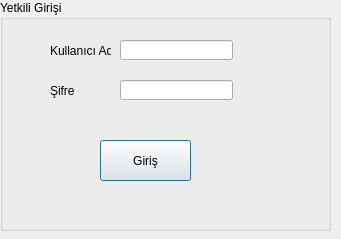
<?xml version="1.0" encoding="UTF-8"?>
<ui version="4.0">
 <class>KGiris</class>
 <widget class="QDialog" name="KGiris">
  <property name="geometry">
   <rect>
    <x>0</x>
    <y>0</y>
    <width>341</width>
    <height>239</height>
   </rect>
  </property>
  <property name="windowTitle">
   <string>OGÜ Kütüphane Otomasyonu</string>
  </property>
  <property name="sizeGripEnabled">
   <bool>false</bool>
  </property>
  <property name="modal">
   <bool>false</bool>
  </property>
  <widget class="QGroupBox" name="groupBoxAna">
   <property name="geometry">
    <rect>
     <x>0</x>
     <y>0</y>
     <width>331</width>
     <height>231</height>
    </rect>
   </property>
   <property name="title">
    <string>Yetkili Girişi</string>
   </property>
   <widget class="QPushButton" name="btnGiris">
    <property name="geometry">
     <rect>
      <x>100</x>
      <y>140</y>
      <width>91</width>
      <height>41</height>
     </rect>
    </property>
    <property name="text">
     <string>Giriş</string>
    </property>
   </widget>
   <widget class="QLineEdit" name="txtSifre">
    <property name="geometry">
     <rect>
      <x>120</x>
      <y>80</y>
      <width>113</width>
      <height>20</height>
     </rect>
    </property>
    <property name="autoFillBackground">
     <bool>false</bool>
    </property>
    <property name="inputMask">
     <string/>
    </property>
    <property name="text">
     <string/>
    </property>
    <property name="maxLength">
     <number>32767</number>
    </property>
    <property name="echoMode">
     <enum>QLineEdit::Password</enum>
    </property>
   </widget>
   <widget class="QLabel" name="lblSifre">
    <property name="geometry">
     <rect>
      <x>50</x>
      <y>80</y>
      <width>71</width>
      <height>21</height>
     </rect>
    </property>
    <property name="text">
     <string>Şifre</string>
    </property>
   </widget>
   <widget class="QLineEdit" name="txtKadi">
    <property name="geometry">
     <rect>
      <x>120</x>
      <y>40</y>
      <width>113</width>
      <height>20</height>
     </rect>
    </property>
   </widget>
   <widget class="QLabel" name="lblKadi">
    <property name="geometry">
     <rect>
      <x>50</x>
      <y>40</y>
      <width>61</width>
      <height>21</height>
     </rect>
    </property>
    <property name="text">
     <string>Kullanıcı Adı:</string>
    </property>
   </widget>
  </widget>
 </widget>
 <resources/>
 <connections/>
</ui>
